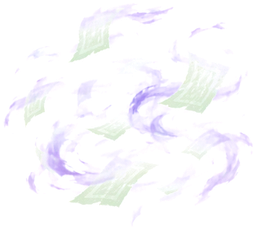
#> input picture dev/art/patrol/fx_gold.png, 256 x 230 px
$ python slice16.py patrol/fx_gold.png
#> lines starting #> are read from the running program, lines starting #| are printed output that depends on the picture; after the words box and inside, x2 and y2 are one past the last pixel; in counts of white or black regions, pixels touching at a corner belong together
# 用法：python3 slice16.py <raw webp> <16 個名稱，'-' 跳過>  —— 4x4 分件圖
import sys
from PIL import Image
import numpy as np
from scipy import ndimage
src, names = sys.argv[1], sys.argv[2:]
im = Image.open(src).convert('RGBA'); W, H = im.size; arr = np.array(im); a = arr[:, :, 3]
#> further down, im is the input picture: PIL image 256x230 RGBA; mean R, G, B, A 94, 87.2, 103.4, 28
#> after `W, H = im.size`: W = 256; H = 230
#> after `a = arr[:, :, 3]`:
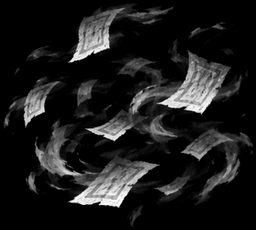
#> a: shape (230, 256); min 0, max 255, mean 28
a[:] = np.where(a < 100, 0, a); arr[:, :, 3] = a; mask = a > 24
#> after `a[:] = np.where(a < 100, 0, a)`:
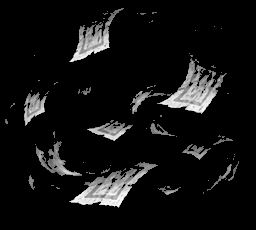
#> a: shape (230, 256); min 0, max 255, mean 17.6
#> after `arr[:, :, 3] = a`:
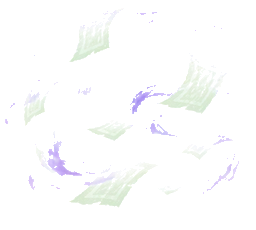
#> arr: shape (230, 256, 4); mean R, G, B, A 94, 87.2, 103.4, 17.6; transparent parts drawn white
#> after `mask = a > 24`:
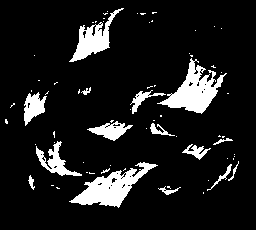
#> mask: shape (230, 256) bool; 11% white; 70 white regions (55 under 20 px), largest, box (x1, y1, x2, y2) and area: (69, 162, 158, 208) 1562, (157, 58, 227, 114) 1539, (69, 8, 124, 62) 945
lab, n = ndimage.label(mask)
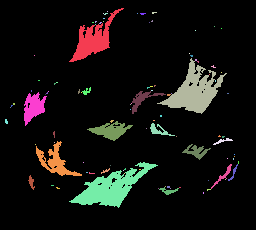
#> lab: shape (230, 256) int32; 101 distinct labels, from 0 to 100; one colour per label, 0 black
#> n = 100
sizes = ndimage.sum(mask, lab, range(1, n + 1))
#> sizes = 100 values, max 1559 at index 75, min 1 at index 1, mean 64.83
cells = {i: [] for i in range(16)}
for i, s in enumerate(sizes, 1):
    if s < 60: continue
    ys, xs = np.where(lab == i)
    c = min(3, int(xs.mean() / (W / 4))) + 4 * min(3, int(ys.mean() / (H / 4)))
    cells[c].append(i)
#> this loop made 100 passes
#> s on passes 2 to 13: 1, 7, 1, 5, 1, 9, 2, 3, 3, 1, 2, 4
#> (s, c) on passes 1, 22, 40, 41, 58, 59: (940, 1), (1521, 7), (215, 6), (433, 4), (419, 9), (116, 10)
for c, nm in enumerate(names):
    if nm == '-' or not cells[c]: continue
    big = max(sizes[i - 1] for i in cells[c])
    keep = [i for i in cells[c] if sizes[i - 1] > big * 0.01]
    km = np.isin(lab, keep); km = ndimage.binary_dilation(km, iterations=2)
    ys, xs = np.where(km); y0, y1, x0, x1 = ys.min(), ys.max(), xs.min(), xs.max()
    out = arr[y0:y1 + 1, x0:x1 + 1].copy(); out[:, :, 3] = np.where(km[y0:y1 + 1, x0:x1 + 1], out[:, :, 3], 0)
    Image.fromarray(out).save(f'/home/claude/gb/art/cut/{nm}.png'); print(nm, out.shape[1], out.shape[0])
